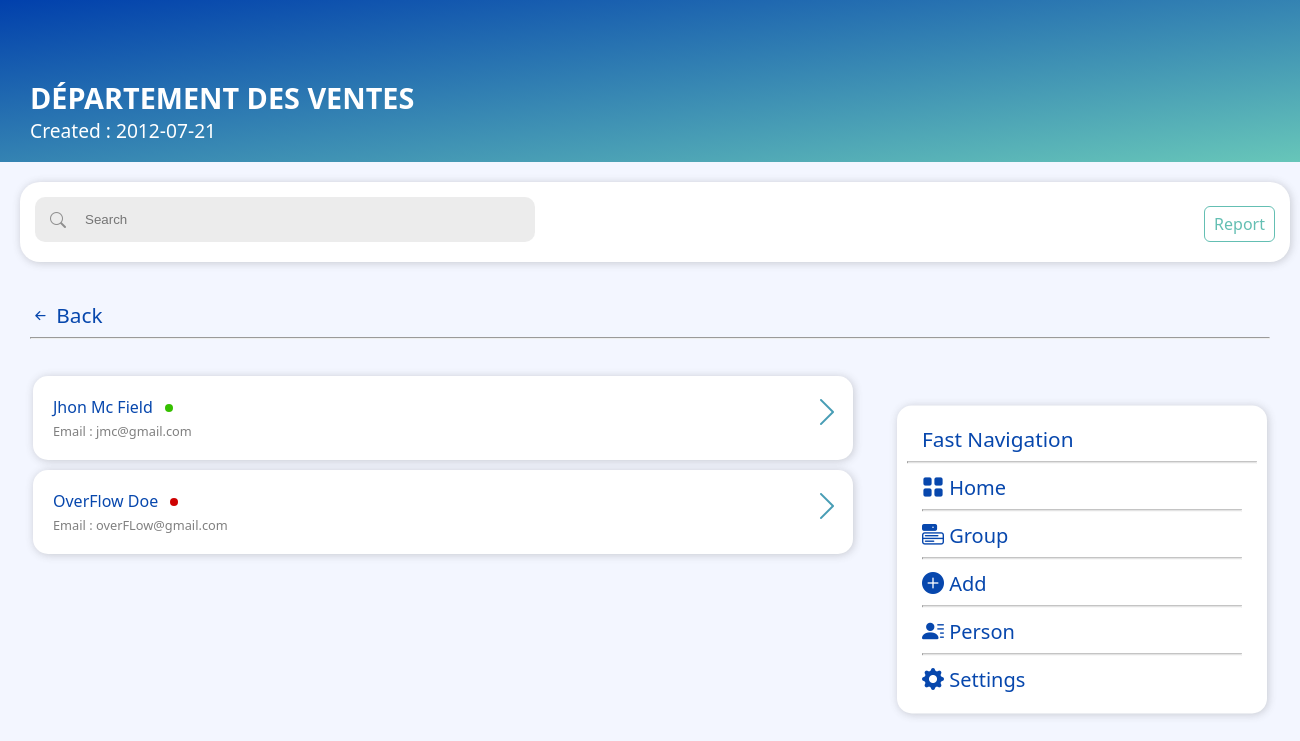
Screenshot of /View/group.php?group-details=4 (signed in) with the database file from the repository.
### tables this page shows
CREATE TABLE `users` (
  `code_user` int(11) NOT NULL,
  `nom` varchar(50) NOT NULL,
  `prenom` varchar(50) NOT NULL,
  `email` varchar(50) NOT NULL,
  `password` varchar(255) NOT NULL,
  `adresse` varchar(100) NOT NULL,
  `telephone_1` varchar(20) NOT NULL,
  `telephone_2` varchar(20) NOT NULL,
  `code_entreprise` varchar(50) NOT NULL,
  `id_role` int(11) NOT NULL,
  `id_statut` int(11) NOT NULL
);

CREATE TABLE `groupe` (
  `id_group` int(11) NOT NULL,
  `nom_groupe` varchar(50) NOT NULL,
  `description` varchar(100) NOT NULL,
  `date_creation` date NOT NULL,
  `date_expiration` date NOT NULL,
  `id_program` int(11) NOT NULL,
  `code_user` int(11) NOT NULL
);

CREATE TABLE `entreprise` (
  `id_ent` int(11) NOT NULL,
  `code_entreprise` varchar(50) NOT NULL,
  `nom_entreprise` varchar(100) NOT NULL,
  `date_creation` date NOT NULL,
  `date_expiration` date NOT NULL,
  `id_statut` int(11) NOT NULL
);

CREATE TABLE `personne` (
  `id_person` int(11) NOT NULL,
  `nom` varchar(50) NOT NULL,
  `prenom` varchar(50) NOT NULL,
  `date_naissance` date NOT NULL,
  `lieu_naissance` varchar(50) NOT NULL,
  `telephone_1` varchar(20) NOT NULL,
  `telephone_2` varchar(20) NOT NULL,
  `adresse` varchar(100) NOT NULL,
  `email` varchar(50) NOT NULL,
  `profile_image` varchar(255) NOT NULL,
  `id_statut` int(11) NOT NULL,
  `id_dependant` int(11) DEFAULT NULL,
  `id_group` int(11) NOT NULL,
  `id_program` int(11) NOT NULL
);

### View/group.php (the view, shortened to what this page needs)
<!Doctype html>
<html>
<head>
    <link rel="stylesheet" type="text/css" href="css/style.css">
    <link rel="stylesheet" type="text/css" href="css/main.css">
    <link rel="stylesheet" href="https://cdn.jsdelivr.net/npm/bootstrap-icons@1.5.0/font/bootstrap-icons.css">
</head>
<body class="body">
    <?php
    include_once('header.php');
    ?>
    <div class="header-content">
        <?php
        $id = $_GET['group-details'];
        $query = "SELECT * FROM users, program, groupe WHERE users.code_user = program.code_user AND groupe.id_program = program.id_program AND id_group = $id LIMIT 1";
        $result = $conn->query($query);
        if (mysqli_num_rows($result) > 0) {
            while ($row = mysqli_fetch_assoc($result)) {
                echo '<div class="title">' . $row["nom_groupe"] . '</div>
                    <span class="subtitle">Created : ' . $row["date_creation"] . '</span>';
            }
        }
        ?>
    </div>
    <div class="second-part-content">
        <div class="search">
            <div class="custom-container">
                <form action="" method="post" class="">
                    <i class="bi bi-search"></i>
                    <input type="text" name="searchAll" id="" placeholder="Search" class="search-main">
                </form>
            </div>
            <div class="link">
                <ul>
                    <?php
                    if (isset($_SESSION["role"]) && $_SESSION["role"] === 3 || $_SESSION["role"] === 2) {
                        echo '<li>';
                        $id = $_GET["group-details"];
                        $query = "SELECT * FROM groupe WHERE groupe.id_group = $id";
                        $result = $conn->query($query);
                        if (mysqli_num_rows($result) > 0) {
                            while ($row = mysqli_fetch_assoc($result)) {
                                echo '<a href="add-person.php?group-details=' . $row["id_group"] . '&program-details=' . $row['id_program'] . '" class="btn btn-outline-primary">New person</a>';
                            }
                        }
                        echo '</li> <li><a href="report.php" class="btn btn-outline-muted">Report</a></li>';
                    } elseif (isset($_SESSION["role"]) && $_SESSION["role"] === 1) {
                        echo '<li><a href="report.php" class="btn btn-outline-muted">Report</a></li>';
                    }
                    ?>
                </ul>
            </div>
        </div>
    </div>
    <div class="third-part-content">
        <div class="container mt-3">
            <span class="title-page-list">
                <?php
                $id = $_GET["group-details"];
                $query = "SELECT * FROM program, groupe WHERE groupe.id_group = $id AND program.id_program = groupe.id_program";
                $result = $conn->query($query);
                if (mysqli_num_rows($result) > 0) {
                    while ($row = mysqli_fetch_assoc($result)) {
                        echo '<a href="program-details.php?program=' . $row["id_program"] . '" class="nav-link">
                        <i class="bi bi-arrow-left-short"></i> <span class="align-items"></span>Back
                    </a>';
                    }
                }
                ?>
                <hr class="hr">
            </span>
            <div class="list-content mt-3 mb-5">
                <?php
                if (isset($_POST["searchAll"])) {
                    $search = $_POST["searchAll"];
                    $id = $_GET["group-details"];
                    $code_entreprise = $_SESSION["code_entreprise"];
                    $query = "SELECT * FROM program, groupe, entreprise, personne WHERE personne.id_program = program.id_program AND program.id_program = groupe.id_program AND program.code_entreprise = '$code_entreprise' AND entreprise.code_entreprise = '$code_entreprise' AND nom LIKE '%$search%' OR prenom LIKE '%$search%' AND personne.id_group = $id AND groupe.id_group = $id ORDER BY personne.nom ASC";
                    $result = $conn->query($query);
                    if (mysqli_num_rows($result) > 0) {
                        while ($row = mysqli_fetch_assoc($result)) {
                            if ($row["id_statut"] == 1) {
                                $color = "green-circle";
                            } elseif ($row["id_statut"] == 2) {
                                $color = "red-circle";
                            }
                            echo '<a href="person-details.php?person-details=' . $row["id_person"] . '" class="nav-link">
                            <div class="bg-white">
                                <div class="group-name-and-details">
                                    <div class="group-name">' . $row["nom"] . ' ' . $row["prenom"] . '<span class="' . $color . '" ></span></div>
                                    <div class="group-details">
                                        Email  : ' . $row["email"] . '</div>
                                    </div>
                                    <div class="group-more-details">
                                        <a href="person-details.php?person-details=' . $row["id_person"] . '"><i class="bi bi-chevron-right"></i></a>
                                    </div>
                            </div>
                        </a>';
                        }
                    } else {
                        echo '<div class="bg-white">
                        <div class="group-name-and-details">
                            <div class="group-name">There is no person with this name...</div>
                            <div class="group-details">You can add a new person in this group !</div>
                        </div>
                    </div>';
                    }
                } else {
                    $id = $_GET["group-details"];
                    $code_entreprise = $_SESSION["code_entreprise"];
                    $query = "SELECT * FROM entreprise, program, groupe, personne WHERE entreprise.code_entreprise = '$code_entreprise' AND program.code_entreprise = '$code_entreprise' AND personne.id_program = program.id_program AND personne.id_group = groupe.id_group AND groupe.id_program = program.id_program AND personne.id_group = $id ORDER BY personne.nom ASC";
                    $result = $conn->query($query);
                    if (mysqli_num_rows($result) > 0) {
                        while ($row = mysqli_fetch_assoc($result)) {
                            if ($row["id_statut"] == 1) {
                                $color = "green-circle";
                            } elseif ($row["id_statut"] == 2) {
                                $color = "red-circle";
                            }
                            echo '<a href="person-details.php?person-details=' . $row["id_person"] . '" class="nav-link">
                            <div class="bg-white">
                                <div class="group-name-and-details">
                                    <div class="group-name">' . $row["nom"] . ' ' . $row["prenom"] . '<span class="' . $color . '" ></span></div>
                                    <div class="group-details">
                                        Email  : ' . $row["email"] . '</div>
                                    </div>
                                    <div class="group-more-details">
                                        <a href="person-details.php?person-details=' . $row["id_person"] . '"><i class="bi bi-chevron-right"></i></a>
                                    </div>
                            </div>
                        </a>';
                        }
                    }
                }
                include_once('sidebar.php');
                ?>
            </div>
        </div>
    </div>
    <?php
    include_once('footer.php');
    ?>
</body>
</html>

### View/css/style.css (style rules this page uses)
:root { --background-color: #F3F6FF; --white: #FFF; --gray: rgba(128, 128, 128, 0.863); --primary: #0747AD; --secondary: #489DB5; --muted: #64BFB3; --bg-light-gray: rgb(252, 252, 252); }
.container { padding: 0 30px; }
a { text-decoration: none; -webkit-tap-highlight-color: transparent; }
body, .body { background-color: var(--background-color); padding: 0; margin: 0; font-family: 'Segoe UI', Tahoma, Geneva, Verdana, sans-serif; }
.header-content { background-image: linear-gradient(to bottom right, rgb(1, 64, 172), rgb(103, 198, 185)); height: auto; width: 100%; color: var(--white); padding: 18px 0; position: sticky; }
.title, .subtitle { margin: 0 30px; width: auto; }
.title { font-size: 1.8rem; font-weight: bold; margin-top: 60px; text-transform: uppercase; width: auto; }
.subtitle { font-weight: lighter; font-size: 1.2rem; }
.second-part-content { margin: 20px; padding: 15px; height: 50px; width: 1240px; background-color: var(--white); box-shadow: 1px 1px 8px rgba(65, 65, 65, 0.247); border-radius: 20px; }
.custom-container { float: left; }
.bi-search { position: absolute; margin-top: 12px; margin-left: 15px; color: var(--gray) }
.search-main { height: 45px; width: 400px; background-color: rgba(206, 206, 206, 0.384); border-style: none; border-radius: 10px; padding: 0 50px; -webkit-tap-highlight-color: transparent; }
.nav-link { color: inherit; text-decoration: none !important; -webkit-tap-highlight-color: transparent; }
.link { position: relative; float: right; }
.link ul li { list-style: none; display: inline-block; }
.btn { background-color: none; padding: 6px 9px; text-decoration: none; padding: 6px 9px; border-radius: 6px; }
.btn-outline-muted { border: 1px solid var(--muted); color: var(--muted); }
.mt-3 { margin-top: 3%; }
.mb-5 { margin-bottom: 100px; }
.title-page-list a { color: var(--primary); font-weight: 500; font-size: 1.3rem; }
.list-content { padding: 0 3px; }
.bg-white { height: auto; width: 800px; border-radius: 15px; box-shadow: 1px 1px 8px rgba(65, 65, 65, 0.247); background-color: var(--white); padding: 20px 10px; margin-bottom: 10px; }
.name, .group-name { font-weight: 500; color: var(--primary); margin-bottom: 4px; width: max-content; }
.group-name-and-details { position: relative; margin-top: 0; margin-left: 10px; }
.group-details { font-weight: lighter; font-size: 0.8rem; color: gray; }
.group-more-details a { font-size: 2rem; color: var(--secondary); position: inherit; float: right; margin-top: -50px; }

### View/css/main.css (style rules this page uses)
.green-circle { height: 8px; width: 8px; border-radius: 100%; background-color: #36c000; float: right; margin: 8px 12px 0 12px; }
.red-circle { height: 8px; width: 8px; border-radius: 100%; background-color: #ce0202; float: right; margin: 8px 12px 0 12px; }

### rows the page displays
users: groupe.nom_groupe "DÉPARTEMENT DES VENTES", groupe.date_creation "2012-07-21"
entreprise: personne.nom "Jhon", personne.prenom "Mc Field", personne.email "jmc@gmail.com", personne.nom "OverFlow", personne.prenom "Doe", personne.email "overFLow@gmail.com"
